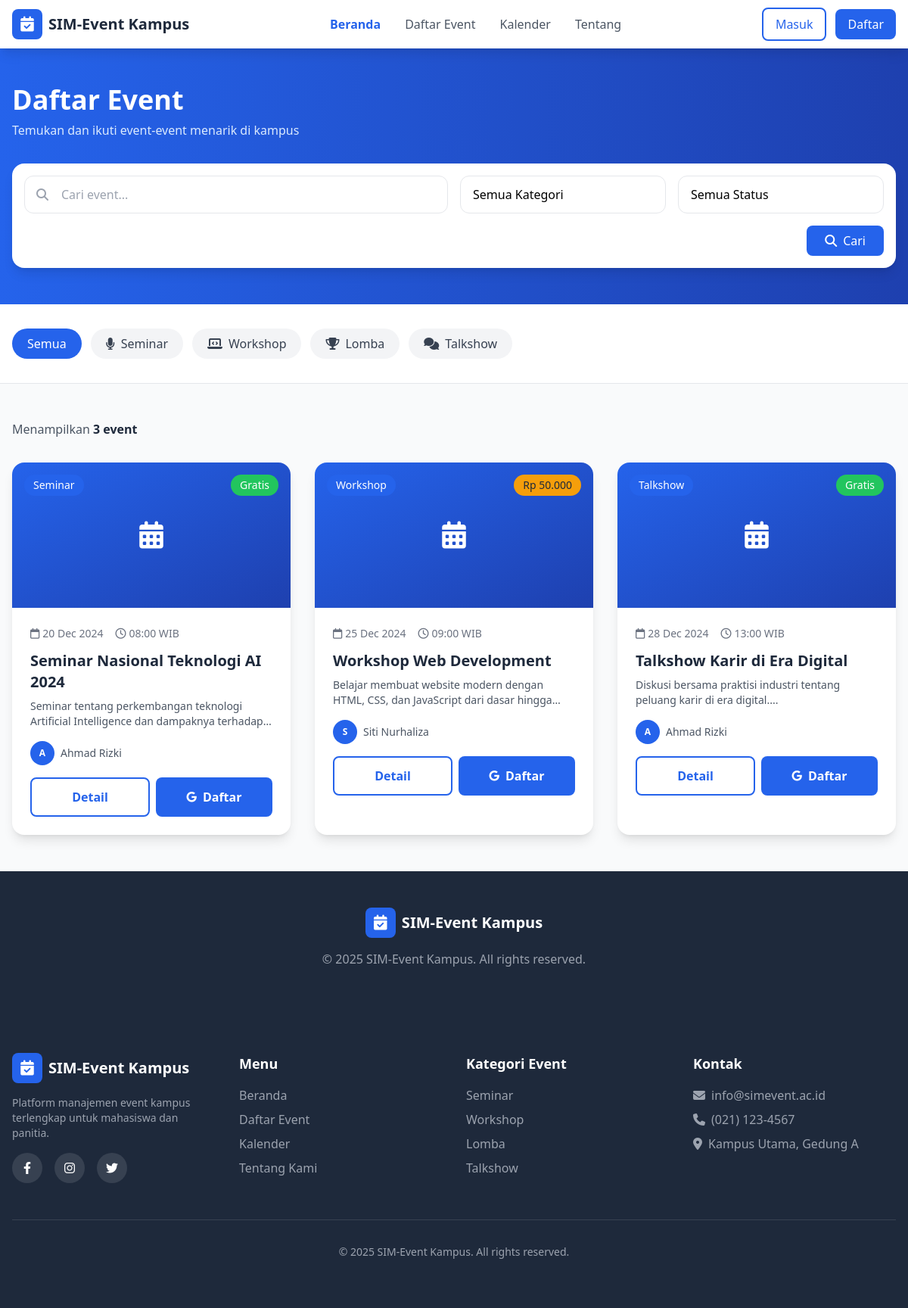
/?p=ev, run on the app's committed database.
### tables this page shows
CREATE TABLE `events` (
  `id` int NOT NULL AUTO_INCREMENT,
  `judul` varchar(200) NOT NULL,
  `deskripsi` text,
  `kategori_id` int DEFAULT NULL,
  `tanggal_mulai` date NOT NULL,
  `tanggal_selesai` date DEFAULT NULL,
  `waktu_mulai` time NOT NULL,
  `waktu_selesai` time DEFAULT NULL,
  `lokasi` varchar(200) DEFAULT NULL,
  `tipe_lokasi` enum('offline','online','hybrid') DEFAULT 'offline',
  `link_online` varchar(255) DEFAULT NULL,
  `poster` varchar(255) DEFAULT NULL,
  `kuota_peserta` int DEFAULT '0',
  `link_google_form` varchar(255) DEFAULT NULL,
  `link_spreadsheet` varchar(255) DEFAULT NULL,
  `biaya` decimal(10,2) DEFAULT '0.00',
  `status` enum('aktif','selesai','batal') DEFAULT 'aktif',
  `pengaju_id` int DEFAULT NULL,
  `approved_by` int DEFAULT NULL,
  `approved_at` timestamp NULL DEFAULT NULL,
  `created_at` timestamp NULL DEFAULT CURRENT_TIMESTAMP,
  `updated_at` timestamp NULL DEFAULT CURRENT_TIMESTAMP ON UPDATE CURRENT_TIMESTAMP,
  PRIMARY KEY (`id`),
  KEY `kategori_id` (`kategori_id`),
  KEY `pengaju_id` (`pengaju_id`),
  KEY `approved_by` (`approved_by`),
  CONSTRAINT `events_ibfk_1` FOREIGN KEY (`kategori_id`) REFERENCES `kategori_event` (`id`) ON DELETE SET NULL,
  CONSTRAINT `events_ibfk_2` FOREIGN KEY (`pengaju_id`) REFERENCES `mahasiswa` (`id`) ON DELETE SET NULL,
  CONSTRAINT `events_ibfk_3` FOREIGN KEY (`approved_by`) REFERENCES `admin` (`id`) ON DELETE SET NULL
);

CREATE TABLE `kategori_event` (
  `id` int NOT NULL AUTO_INCREMENT,
  `nama_kategori` varchar(50) NOT NULL,
  `warna` varchar(20) DEFAULT '#3b82f6',
  `created_at` timestamp NULL DEFAULT CURRENT_TIMESTAMP,
  PRIMARY KEY (`id`)
);

CREATE TABLE `mahasiswa` (
  `id` int NOT NULL AUTO_INCREMENT,
  `nama` varchar(100) NOT NULL,
  `email` varchar(100) NOT NULL,
  `password` varchar(255) NOT NULL,
  `nim` varchar(20) NOT NULL,
  `fakultas` varchar(100) DEFAULT NULL,
  `prodi` varchar(100) DEFAULT NULL,
  `no_hp` varchar(15) DEFAULT NULL,
  `foto_profil` varchar(255) DEFAULT NULL,
  `created_at` timestamp NULL DEFAULT CURRENT_TIMESTAMP,
  `updated_at` timestamp NULL DEFAULT CURRENT_TIMESTAMP ON UPDATE CURRENT_TIMESTAMP,
  PRIMARY KEY (`id`),
  UNIQUE KEY `email` (`email`),
  UNIQUE KEY `nim` (`nim`)
);

### user/events.php (the view, shortened to what this page needs)
<?php
require_once './koneksi.php';
$search = isset($_GET['search']) ? mysqli_real_escape_string($koneksi, $_GET['search']) : '';
$query = $query = "SELECT e.*,
                 k.nama_kategori,
                 m.nama AS nama_penyelenggara,
                 e.link_google_form
          FROM events e
          LEFT JOIN kategori_event k ON e.kategori_id = k.id
          LEFT JOIN mahasiswa m ON e.pengaju_id = m.id
          WHERE 1=1";
$query .= " ORDER BY e.tanggal_mulai ASC";
$result_events = mysqli_query($koneksi, $query);
$total_events = mysqli_num_rows($result_events);
?>
  <section class="bg-gradient-to-r from-primary to-secondary py-12">
    <div class="max-w-7xl mx-auto px-4">
      <h1 class="text-3xl md:text-4xl font-bold text-white">Daftar Event</h1>
      <p class="text-blue-100 mt-2">Temukan dan ikuti event-event menarik di kampus</p>
      <form method="GET" action="" class="mt-8 bg-white rounded-2xl p-4 shadow-lg">
        <div class="grid md:grid-cols-4 gap-4">
          <div class="md:col-span-2 relative">
            <span class="absolute left-4 top-1/2 -translate-y-1/2 text-gray-400">
              <i class="fas fa-search"></i>
            </span>
            <input type="text" name="search" value="<?= htmlspecialchars($search) ?>" placeholder="Cari event..." class="w-full pl-12 pr-4 py-3 border border-gray-200 rounded-xl focus:ring-2 focus:ring-primary focus:border-transparent outline-none">
          </div>
          <div class="relative">
            <select name="kategori" class="w-full px-4 py-3 border border-gray-200 rounded-xl focus:ring-2 focus:ring-primary focus:border-transparent outline-none appearance-none bg-white">
              <option value="">Semua Kategori</option>
            </select>
          </div>
          <div class="relative">
            <select name="status" class="w-full px-4 py-3 border border-gray-200 rounded-xl focus:ring-2 focus:ring-primary focus:border-transparent outline-none appearance-none bg-white">
              <option value="">Semua Status</option>
            </select>
          </div>
        </div>
        <div class="mt-4 flex justify-end">
          <button type="submit" class="px-6 py-2 bg-primary text-white rounded-lg hover:bg-secondary transition">
            <i class="fas fa-search mr-2"></i>Cari
          </button>
        </div>
      </form>
    </div>
  </section>
  <section class="py-8 bg-white border-b">
    <div class="max-w-7xl mx-auto px-4">
      <div class="flex flex-wrap gap-3">
        <button class="px-5 py-2 bg-primary text-white rounded-full font-medium">Semua</button>
        <button class="px-5 py-2 bg-gray-100 text-gray-700 rounded-full font-medium hover:bg-blue-100 hover:text-primary transition flex items-center gap-2">
          <i class="fas fa-microphone"></i> Seminar
        </button>
        <button class="px-5 py-2 bg-gray-100 text-gray-700 rounded-full font-medium hover:bg-green-100 hover:text-green-600 transition flex items-center gap-2">
          <i class="fas fa-laptop-code"></i> Workshop
        </button>
        <button class="px-5 py-2 bg-gray-100 text-gray-700 rounded-full font-medium hover:bg-purple-100 hover:text-purple-600 transition flex items-center gap-2">
          <i class="fas fa-trophy"></i> Lomba
        </button>
        <button class="px-5 py-2 bg-gray-100 text-gray-700 rounded-full font-medium hover:bg-amber-100 hover:text-amber-600 transition flex items-center gap-2">
          <i class="fas fa-comments"></i> Talkshow
        </button>
      </div>
    </div>
  </section>
  <section class="py-12">
    <div class="max-w-7xl mx-auto px-4">
      <div class="flex items-center justify-between mb-8">
        <p class="text-gray-600">Menampilkan <span class="font-semibold text-dark"><?= $total_events ?> event</span></p>
      </div>
      <div class="grid md:grid-cols-2 lg:grid-cols-3 gap-8">
        <?php if (mysqli_num_rows($result_events) > 0): ?>
        <?php while ($event = mysqli_fetch_assoc($result_events)): ?>
        <div class="bg-white rounded-2xl overflow-hidden shadow-lg hover:shadow-2xl transition group">
          <div class="relative">
            <?php if ($event['poster']): ?>
            <img src="../uploads/posters/<?= $event['poster'] ?>" alt="<?= htmlspecialchars($event['judul']) ?>" class="w-full h-48 object-cover group-hover:scale-105 transition duration-300">
            <?php else: ?>
            <div class="w-full h-48 bg-gradient-to-br from-primary to-secondary flex items-center justify-center">
              <i class="fas fa-calendar-alt text-white text-4xl"></i>
            </div>
            <?php endif; ?>
            <span class="absolute top-4 left-4 bg-primary text-white px-3 py-1 rounded-full text-sm font-medium"><?= htmlspecialchars($event['nama_kategori']) ?></span>
            <span class="absolute top-4 right-4 <?= $event['biaya'] > 0 ? 'bg-accent text-dark' : 'bg-green-500 text-white' ?> px-3 py-1 rounded-full text-sm font-medium">
              <?= $event['biaya'] > 0 ? 'Rp ' . number_format($event['biaya'], 0, ',', '.') : 'Gratis' ?>
            </span>
          </div>
          <div class="p-6">
            <div class="flex items-center gap-4 text-sm text-gray-500 mb-3">
              <span class="flex items-center gap-1"><i class="far fa-calendar"></i> <?= date('d M Y', strtotime($event['tanggal_mulai'])) ?></span>
              <span class="flex items-center gap-1"><i class="far fa-clock"></i> <?= date('H:i', strtotime($event['waktu_mulai'])) ?> WIB</span>
            </div>
            <h3 class="text-xl font-bold text-dark mb-2"><?= htmlspecialchars($event['judul']) ?></h3>
            <p class="text-gray-600 text-sm mb-4 line-clamp-2"><?= htmlspecialchars(substr($event['deskripsi'], 0, 100)) ?>...</p>
            <div class="flex items-center justify-between mb-4">
              <div class="flex items-center gap-2">
                <div class="w-8 h-8 bg-primary rounded-full flex items-center justify-center text-white text-xs font-bold">
                  <?= strtoupper(substr($event['nama_penyelenggara'] ?? 'U', 0, 1)) ?>
                </div>
                <span class="text-sm text-gray-600"><?= htmlspecialchars($event['nama_penyelenggara'] ?? 'Unknown') ?></span>
              </div>
            </div>
            <div class="flex gap-2">
              <a href="event-detail.php?id=<?= $event['id'] ?>" class="flex-1 text-center py-3 border-2 border-primary text-primary rounded-lg font-semibold hover:bg-primary hover:text-white transition">Detail</a>
              <a href="<?= htmlspecialchars($event['link_google_form']) ?>" target="_blank" class="flex-1 text-center py-3 bg-primary text-white rounded-lg font-semibold hover:bg-secondary transition flex items-center justify-center gap-2">
                <i class="fab fa-google text-sm"></i> Daftar
              </a>
            </div>
          </div>
        </div>
        <?php endwhile; ?>
        <?php endif; ?>
      </div>
    </div>
  </section>
  <footer class="bg-dark text-white py-12">
    <div class="max-w-7xl mx-auto px-4 text-center">
      <div class="flex items-center justify-center space-x-2 mb-4">
        <div class="w-10 h-10 bg-primary rounded-lg flex items-center justify-center">
          <i class="fas fa-calendar-check text-xl"></i>
        </div>
        <span class="font-bold text-xl">SIM-Event Kampus</span>
      </div>
      <p class="text-gray-400">&copy; 2025 SIM-Event Kampus. All rights reserved.</p>
    </div>
  </footer>
</body>
</html>

### index.php (shortened to what this page needs)
<!DOCTYPE html>
<html lang="id">
<head>
  <script src="https://cdn.tailwindcss.com"></script>
  <link rel="stylesheet" href="https://cdnjs.cloudflare.com/ajax/libs/font-awesome/6.4.0/css/all.min.css">
</head>
<body class="bg-gray-50 min-h-screen">
  <nav class="bg-white shadow-lg sticky top-0 z-50">
    <div class="max-w-7xl mx-auto px-4">
      <div class="flex justify-between items-center h-16">
        <div class="flex items-center space-x-2">
          <div class="w-10 h-10 bg-primary rounded-lg flex items-center justify-center">
            <i class="fas fa-calendar-check text-white text-xl"></i>
          </div>
          <span class="font-bold text-xl text-dark">SIM-Event Kampus</span>
        </div>
        <div class="hidden md:flex items-center space-x-8">
          <a href="./?p=blk" class="text-primary font-semibold">Beranda</a>
          <a href="./?p=ev" class="text-gray-600 hover:text-primary transition">Daftar Event</a>
          <a href="./?p=cl" class="text-gray-600 hover:text-primary transition">Kalender</a>
          <a href="user/about.html" class="text-gray-600 hover:text-primary transition">Tentang</a>
        </div>
        <div class="flex items-center space-x-3">
          <a href="user/login.php" class="px-4 py-2 text-primary border-2 border-primary rounded-lg hover:bg-primary hover:text-white transition font-medium">Masuk</a>
          <a href="user/register.php" class="px-4 py-2 bg-primary text-white rounded-lg hover:bg-secondary transition font-medium hidden sm:block">Daftar</a>
        </div>
      </div>
    </div>
  </nav>
  <?php require "route-all.php"; ?>
  <footer class="bg-dark text-white py-16">
    <div class="max-w-7xl mx-auto px-4">
      <div class="grid md:grid-cols-4 gap-8">
        <div>
          <div class="flex items-center space-x-2 mb-4">
            <div class="w-10 h-10 bg-primary rounded-lg flex items-center justify-center">
              <i class="fas fa-calendar-check text-xl"></i>
            </div>
            <span class="font-bold text-xl">SIM-Event Kampus</span>
          </div>
          <p class="text-gray-400 text-sm">Platform manajemen event kampus terlengkap untuk mahasiswa dan panitia.</p>
          <div class="flex gap-4 mt-4">
            <a href="#" class="w-10 h-10 bg-gray-700 rounded-full flex items-center justify-center hover:bg-primary transition">
              <i class="fab fa-facebook-f"></i>
            </a>
            <a href="#" class="w-10 h-10 bg-gray-700 rounded-full flex items-center justify-center hover:bg-primary transition">
              <i class="fab fa-instagram"></i>
            </a>
            <a href="#" class="w-10 h-10 bg-gray-700 rounded-full flex items-center justify-center hover:bg-primary transition">
              <i class="fab fa-twitter"></i>
            </a>
          </div>
        </div>
        <div>
          <h4 class="font-bold text-lg mb-4">Menu</h4>
          <ul class="space-y-2 text-gray-400">
            <li><a href="index.html" class="hover:text-white transition">Beranda</a></li>
            <li><a href="events.html" class="hover:text-white transition">Daftar Event</a></li>
            <li><a href="calendar.html" class="hover:text-white transition">Kalender</a></li>
            <li><a href="about.html" class="hover:text-white transition">Tentang Kami</a></li>
          </ul>
        </div>
        <div>
          <h4 class="font-bold text-lg mb-4">Kategori Event</h4>
          <ul class="space-y-2 text-gray-400">
            <li><a href="#" class="hover:text-white transition">Seminar</a></li>
            <li><a href="#" class="hover:text-white transition">Workshop</a></li>
            <li><a href="#" class="hover:text-white transition">Lomba</a></li>
            <li><a href="#" class="hover:text-white transition">Talkshow</a></li>
          </ul>
        </div>
        <div>
          <h4 class="font-bold text-lg mb-4">Kontak</h4>
          <ul class="space-y-2 text-gray-400">
            <li class="flex items-center gap-2"><i class="fas fa-envelope"></i> info@simevent.ac.id</li>
            <li class="flex items-center gap-2"><i class="fas fa-phone"></i> (021) 123-4567</li>
            <li class="flex items-center gap-2"><i class="fas fa-map-marker-alt"></i> Kampus Utama, Gedung A</li>
          </ul>
        </div>
      </div>
      <div class="border-t border-gray-700 mt-12 pt-8 text-center text-gray-400 text-sm">
        <p>&copy; 2025 SIM-Event Kampus. All rights reserved.</p>
      </div>
    </div>
  </footer>
</body>
</html>

### route-all.php (shortened to what this page needs)
<?php
$p=$_GET['p'] ?? 'dashboard';
switch ($p){
    case 'ev': include "user/events.php"; break;
}

### data on the page
events: kategori.nama_kategori "Seminar", biaya "Gratis", tanggal_mulai "20 Dec 2024", waktu_mulai "08:00", judul "Seminar Nasional Teknologi AI 2024", deskripsi "Seminar tentang perkembangan teknologi Artificial Intelligence dan dampaknya…", pengaju.nama "A", pengaju.nama "Ahmad Rizki"
events: kategori.nama_kategori "Workshop", biaya "50.000", tanggal_mulai "25 Dec 2024", waktu_mulai "09:00", judul "Workshop Web Development", deskripsi "Belajar membuat website modern dengan HTML, CSS, dan JavaScript dari dasar…", pengaju.nama "S", pengaju.nama "Siti Nurhaliza"
events: kategori.nama_kategori "Talkshow", biaya "Gratis", tanggal_mulai "28 Dec 2024", waktu_mulai "13:00", judul "Talkshow Karir di Era Digital", deskripsi "Diskusi bersama praktisi industri tentang peluang karir di era digital.", pengaju.nama "A", pengaju.nama "Ahmad Rizki"

### other printed values
$total_events "3"
